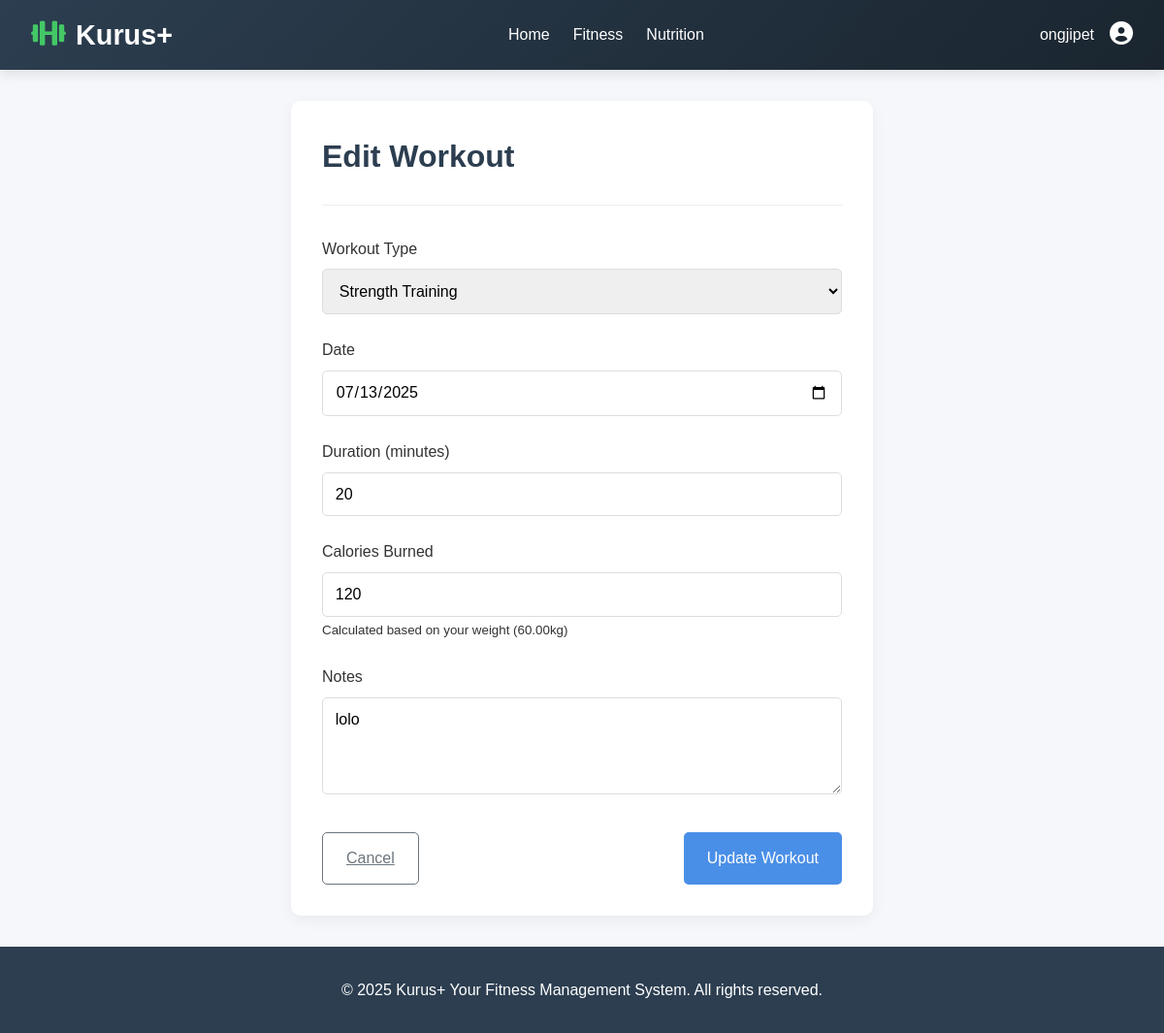
/edit_workout.php?id=1 (signed in), run on an earlier commit of the app's database.
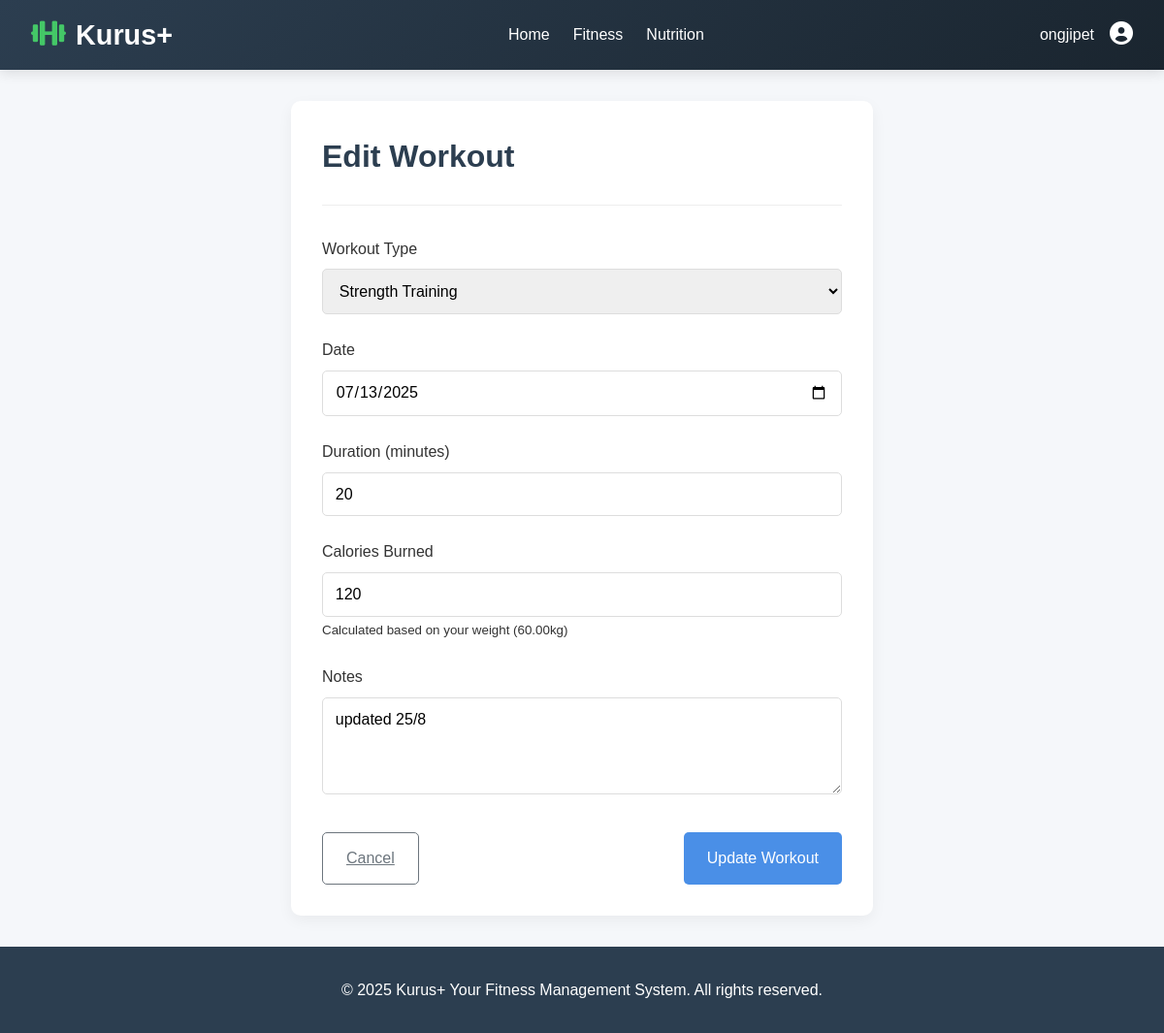
And on a later commit of the database.
### tables this page shows
CREATE TABLE `workouts` (
  `workout_id` int(11) NOT NULL,
  `user_id` int(11) NOT NULL,
  `workout_type` enum('strength','cardio','hiit','yoga','other') NOT NULL,
  `workout_date` date NOT NULL,
  `duration_minutes` int(11) NOT NULL,
  `calories_burned` int(11) DEFAULT NULL,
  `notes` text DEFAULT NULL,
  `created_at` timestamp NOT NULL DEFAULT current_timestamp()
);

### edit_workout.php (the view, shortened to what this page needs)
<?php
require_once 'db.php';
$user_id = $_SESSION['user_id'];
$username = $_SESSION['fullname'] ?? 'User';
$user_weight = $_SESSION['weight'] ?? 70;
$workout_id = $_GET['id'];
try {
    $stmt = $pdo->prepare("SELECT * FROM workouts WHERE workout_id = ? AND user_id = ?");
    $stmt->execute([$workout_id, $user_id]);
    $workout = $stmt->fetch(PDO::FETCH_ASSOC);
} catch (PDOException $e) {
    $_SESSION['error'] = "Error fetching workout: " . $e->getMessage();
    header('Location: fitness_management.php');
    exit();
}
?>
<!DOCTYPE html>
<html lang="en">
<head>
    <link rel="stylesheet" href="https://cdnjs.cloudflare.com/ajax/libs/font-awesome/6.0.0-beta3/css/all.min.css">
</head>
<body>
    <header>
        <div class="header-content">
            <a href="index.php" class="logo">
                <i class="fas fa-dumbbell"></i> Kurus+
            </a>
            <nav>
                <ul style="display: flex; list-style: none; gap: 1.5rem;">
                    <li><a href="userhome.php" style="color: white; text-decoration: none;">Home</a></li>
                    <li><a href="fitness_management.php" style="color: white; text-decoration: none;">Fitness</a></li>
                    <li><a href="diet_plan.php" style="color: white; text-decoration: none;">Nutrition</a></li>
                </ul>
            </nav>
            <div style="display: flex; align-items: center; gap: 1rem;">
                <span style="color: white;"><?php echo htmlspecialchars($username); ?></span>
                <a href="profile.php" style="color: white;"><i class="fas fa-user-circle" style="font-size: 1.5rem;"></i></a>
            </div>
        </div>
    </header>
    <div class="main-container">
        <div class="edit-container">
            <div class="page-header">
                <h1>Edit Workout</h1>
            </div>
            <form method="POST" action="edit_workout.php?id=<?php echo $workout_id; ?>">
                <div class="form-group">
                    <label for="workout-type">Workout Type</label>
                    <select id="workout-type" name="workout_type" class="form-control" required onchange="calculateCalories()">
                        <option value="strength" <?php echo $workout['workout_type'] === 'strength' ? 'selected' : ''; ?>>Strength Training</option>
                    </select>
                </div>
                <div class="form-group">
                    <label for="workout-date">Date</label>
                    <input type="date" id="workout-date" name="workout_date" class="form-control" required
                           value="<?php echo htmlspecialchars($workout['workout_date']); ?>">
                </div>
                <div class="form-group">
                    <label for="workout-duration">Duration (minutes)</label>
                    <input type="number" id="workout-duration" name="workout_duration" class="form-control" min="1" required
                           value="<?php echo htmlspecialchars($workout['duration_minutes']); ?>"
                           onchange="calculateCalories()" onkeyup="calculateCalories()">
                </div>
                <div class="form-group">
                    <label for="calories-burned">Calories Burned</label>
                    <input type="number" id="calories-burned" name="calories_burned" class="form-control" min="1"
                           value="<?php echo $workout['calories_burned'] ? htmlspecialchars($workout['calories_burned']) : ''; ?>">
                    <small class="text-muted">Calculated based on your weight (<?php echo $user_weight; ?>kg)</small>
                </div>
                <div class="form-group">
                    <label for="workout-notes">Notes</label>
                    <textarea id="workout-notes" name="workout_notes" class="form-control" rows="4"><?php echo htmlspecialchars($workout['notes'] ?? ''); ?></textarea>
                </div>
                <div class="form-actions">
                    <a href="fitness_management.php" class="btn btn-outline">Cancel</a>
                    <button type="submit" name="update_workout" class="btn">Update Workout</button>
                </div>
            </form>
        </div>
    </div>
    <footer style="background: var(--dark); color: white; padding: 2rem; text-align: center;">
        <p>© <?php echo date('Y'); ?> Kurus+ Your Fitness Management System. All rights reserved.</p>
    </footer>
</body>
</html>

What changed in the data, as far as the page shows it:
changed workouts "Strength Training": workout_notes "lolo" → "updated 25/8"
